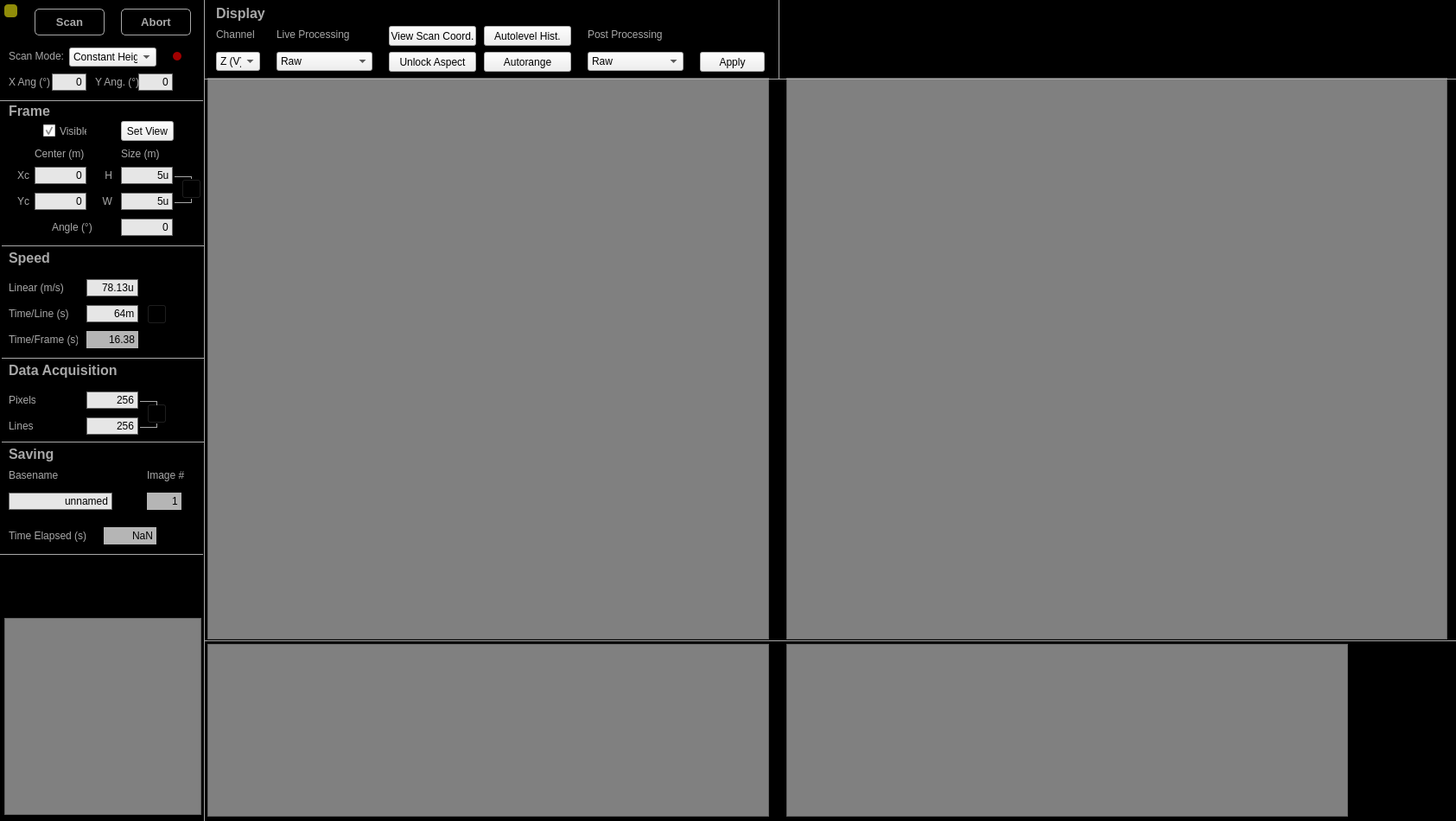
<?xml version="1.0" encoding="UTF-8"?>
<ui version="4.0">
 <class>MainWindow</class>
 <widget class="QMainWindow" name="MainWindow">
  <property name="geometry">
   <rect>
    <x>0</x>
    <y>0</y>
    <width>1685</width>
    <height>950</height>
   </rect>
  </property>
  <property name="sizePolicy">
   <sizepolicy hsizetype="Fixed" vsizetype="Fixed">
    <horstretch>0</horstretch>
    <verstretch>0</verstretch>
   </sizepolicy>
  </property>
  <property name="minimumSize">
   <size>
    <width>1685</width>
    <height>750</height>
   </size>
  </property>
  <property name="maximumSize">
   <size>
    <width>1685</width>
    <height>1000</height>
   </size>
  </property>
  <property name="windowTitle">
   <string>Scan Control</string>
  </property>
  <widget class="QWidget" name="centralwidget">
   <property name="sizePolicy">
    <sizepolicy hsizetype="Fixed" vsizetype="Fixed">
     <horstretch>0</horstretch>
     <verstretch>0</verstretch>
    </sizepolicy>
   </property>
   <property name="styleSheet">
    <string notr="true">#centralwidget{
background-color: rgb(0, 0, 0);
}

QLabel{
color:rgb(168,168,168)
}

QLineEdit{
border: 1px solid rgb(100,100,100);
background-color:rgb(230,230,230);
}
</string>
   </property>
   <widget class="QLabel" name="label_H">
    <property name="geometry">
     <rect>
      <x>110</x>
      <y>193</y>
      <width>20</width>
      <height>20</height>
     </rect>
    </property>
    <property name="styleSheet">
     <string notr="true">#label_H{
color: rgb(168, 168, 168)
}</string>
    </property>
    <property name="text">
     <string>H</string>
    </property>
    <property name="alignment">
     <set>Qt::AlignRight|Qt::AlignTrailing|Qt::AlignVCenter</set>
    </property>
   </widget>
   <widget class="Line" name="line_9">
    <property name="geometry">
     <rect>
      <x>162</x>
      <y>493</y>
      <width>20</width>
      <height>3</height>
     </rect>
    </property>
    <property name="styleSheet">
     <string notr="true">#line_9{
color:rgb(168, 168, 168)
}</string>
    </property>
    <property name="frameShadow">
     <enum>QFrame::Plain</enum>
    </property>
    <property name="orientation">
     <enum>Qt::Horizontal</enum>
    </property>
   </widget>
   <widget class="QLabel" name="label_Pixels">
    <property name="geometry">
     <rect>
      <x>10</x>
      <y>453</y>
      <width>31</width>
      <height>20</height>
     </rect>
    </property>
    <property name="styleSheet">
     <string notr="true">#label_Pixels{
color: rgb(168, 168, 168)
}</string>
    </property>
    <property name="text">
     <string>Pixels</string>
    </property>
   </widget>
   <widget class="Line" name="line_10">
    <property name="geometry">
     <rect>
      <x>162</x>
      <y>463</y>
      <width>20</width>
      <height>3</height>
     </rect>
    </property>
    <property name="styleSheet">
     <string notr="true">#line_10{
color:rgb(168, 168, 168)
}</string>
    </property>
    <property name="frameShadow">
     <enum>QFrame::Plain</enum>
    </property>
    <property name="orientation">
     <enum>Qt::Horizontal</enum>
    </property>
   </widget>
   <widget class="QPushButton" name="push_aspectLocked">
    <property name="geometry">
     <rect>
      <x>450</x>
      <y>60</y>
      <width>101</width>
      <height>23</height>
     </rect>
    </property>
    <property name="text">
     <string>Unlock Aspect</string>
    </property>
   </widget>
   <widget class="QPushButton" name="push_Servers">
    <property name="geometry">
     <rect>
      <x>5</x>
      <y>5</y>
      <width>15</width>
      <height>15</height>
     </rect>
    </property>
    <property name="toolTip">
     <string>Push to see server requirements. </string>
    </property>
    <property name="styleSheet">
     <string notr="true">#push_Servers{
background: rgb(144, 140, 9);
 border-radius: 4px;
}</string>
    </property>
    <property name="text">
     <string/>
    </property>
   </widget>
   <widget class="QLabel" name="label_FrameTime">
    <property name="geometry">
     <rect>
      <x>10</x>
      <y>383</y>
      <width>80</width>
      <height>20</height>
     </rect>
    </property>
    <property name="styleSheet">
     <string notr="true">#label_FrameTime{
color: rgb(168, 168, 168)
}</string>
    </property>
    <property name="text">
     <string>Time/Frame (s)</string>
    </property>
   </widget>
   <widget class="Line" name="line_11">
    <property name="geometry">
     <rect>
      <x>180</x>
      <y>489</y>
      <width>3</width>
      <height>5</height>
     </rect>
    </property>
    <property name="styleSheet">
     <string notr="true">#line_11{
color: rgb(168, 168, 168)
}</string>
    </property>
    <property name="frameShadow">
     <enum>QFrame::Plain</enum>
    </property>
    <property name="orientation">
     <enum>Qt::Vertical</enum>
    </property>
   </widget>
   <widget class="QPushButton" name="push_autoLevel">
    <property name="geometry">
     <rect>
      <x>560</x>
      <y>30</y>
      <width>101</width>
      <height>23</height>
     </rect>
    </property>
    <property name="text">
     <string>Autolevel Hist.</string>
    </property>
   </widget>
   <widget class="Line" name="line_4">
    <property name="geometry">
     <rect>
      <x>202</x>
      <y>233</y>
      <width>20</width>
      <height>3</height>
     </rect>
    </property>
    <property name="styleSheet">
     <string notr="true">#line_4{
color:rgb(168, 168, 168)
}</string>
    </property>
    <property name="frameShadow">
     <enum>QFrame::Plain</enum>
    </property>
    <property name="orientation">
     <enum>Qt::Horizontal</enum>
    </property>
   </widget>
   <widget class="Line" name="line_6">
    <property name="geometry">
     <rect>
      <x>220</x>
      <y>204</y>
      <width>3</width>
      <height>5</height>
     </rect>
    </property>
    <property name="styleSheet">
     <string notr="true">#line_6{
color: rgb(168, 168, 168)
}</string>
    </property>
    <property name="frameShadow">
     <enum>QFrame::Plain</enum>
    </property>
    <property name="orientation">
     <enum>Qt::Vertical</enum>
    </property>
   </widget>
   <widget class="QComboBox" name="comboBox_Channel">
    <property name="geometry">
     <rect>
      <x>250</x>
      <y>60</y>
      <width>51</width>
      <height>22</height>
     </rect>
    </property>
    <item>
     <property name="text">
      <string>Z (V)</string>
     </property>
    </item>
    <item>
     <property name="text">
      <string>B (T)</string>
     </property>
    </item>
   </widget>
   <widget class="QLabel" name="label_Speed">
    <property name="geometry">
     <rect>
      <x>10</x>
      <y>283</y>
      <width>52</width>
      <height>31</height>
     </rect>
    </property>
    <property name="font">
     <font>
      <pointsize>12</pointsize>
      <weight>75</weight>
      <bold>true</bold>
     </font>
    </property>
    <property name="styleSheet">
     <string notr="true">#label_Speed{
color: rgb(168, 168, 168)
}</string>
    </property>
    <property name="text">
     <string>Speed</string>
    </property>
   </widget>
   <widget class="QLabel" name="label_Center">
    <property name="geometry">
     <rect>
      <x>40</x>
      <y>168</y>
      <width>70</width>
      <height>20</height>
     </rect>
    </property>
    <property name="styleSheet">
     <string notr="true">#label_Center{
color: rgb(168, 168, 168);
qproperty-alignment: 'AlignVCenter | AlignCenter';
}</string>
    </property>
    <property name="text">
     <string>Center (m)</string>
    </property>
   </widget>
   <widget class="Line" name="line_5">
    <property name="geometry">
     <rect>
      <x>202</x>
      <y>203</y>
      <width>20</width>
      <height>3</height>
     </rect>
    </property>
    <property name="styleSheet">
     <string notr="true">#line_5{
color:rgb(168, 168, 168)
}</string>
    </property>
    <property name="frameShadow">
     <enum>QFrame::Plain</enum>
    </property>
    <property name="orientation">
     <enum>Qt::Horizontal</enum>
    </property>
   </widget>
   <widget class="QLabel" name="label_Yc">
    <property name="geometry">
     <rect>
      <x>20</x>
      <y>223</y>
      <width>16</width>
      <height>20</height>
     </rect>
    </property>
    <property name="styleSheet">
     <string notr="true">#label_Yc{
color: rgb(168, 168, 168)
}</string>
    </property>
    <property name="text">
     <string>Yc</string>
    </property>
   </widget>
   <widget class="QPushButton" name="push_DataLock">
    <property name="geometry">
     <rect>
      <x>170</x>
      <y>467</y>
      <width>23</width>
      <height>23</height>
     </rect>
    </property>
    <property name="styleSheet">
     <string notr="true">#push_DataLock{
image:url(:/nSOTScanner/Pictures/lock.png);
background: black;
}
</string>
    </property>
    <property name="text">
     <string/>
    </property>
   </widget>
   <widget class="QComboBox" name="comboBox_Processing">
    <property name="geometry">
     <rect>
      <x>320</x>
      <y>60</y>
      <width>111</width>
      <height>22</height>
     </rect>
    </property>
    <item>
     <property name="text">
      <string>Raw</string>
     </property>
    </item>
    <item>
     <property name="text">
      <string>Subtract Average</string>
     </property>
    </item>
    <item>
     <property name="text">
      <string>Subtract Linear Fit</string>
     </property>
    </item>
    <item>
     <property name="text">
      <string>Subtract Parabolic Fit</string>
     </property>
    </item>
   </widget>
   <widget class="QLineEdit" name="lineEdit_Xc">
    <property name="geometry">
     <rect>
      <x>40</x>
      <y>193</y>
      <width>60</width>
      <height>20</height>
     </rect>
    </property>
    <property name="styleSheet">
     <string notr="true"/>
    </property>
    <property name="text">
     <string>0</string>
    </property>
    <property name="alignment">
     <set>Qt::AlignRight|Qt::AlignTrailing|Qt::AlignVCenter</set>
    </property>
   </widget>
   <widget class="QLineEdit" name="lineEdit_Lines">
    <property name="geometry">
     <rect>
      <x>100</x>
      <y>483</y>
      <width>60</width>
      <height>20</height>
     </rect>
    </property>
    <property name="styleSheet">
     <string notr="true"/>
    </property>
    <property name="text">
     <string>256</string>
    </property>
    <property name="alignment">
     <set>Qt::AlignRight|Qt::AlignTrailing|Qt::AlignVCenter</set>
    </property>
   </widget>
   <widget class="QFrame" name="MiniPlotArea">
    <property name="geometry">
     <rect>
      <x>5</x>
      <y>715</y>
      <width>228</width>
      <height>228</height>
     </rect>
    </property>
    <property name="styleSheet">
     <string notr="true">#MiniPlotArea{
background:grey
}</string>
    </property>
    <property name="frameShape">
     <enum>QFrame::StyledPanel</enum>
    </property>
    <property name="frameShadow">
     <enum>QFrame::Raised</enum>
    </property>
   </widget>
   <widget class="QLabel" name="label_DAQ">
    <property name="geometry">
     <rect>
      <x>10</x>
      <y>413</y>
      <width>141</width>
      <height>31</height>
     </rect>
    </property>
    <property name="font">
     <font>
      <pointsize>12</pointsize>
      <weight>75</weight>
      <bold>true</bold>
     </font>
    </property>
    <property name="styleSheet">
     <string notr="true">#label_DAQ{
color: rgb(168, 168, 168)
}</string>
    </property>
    <property name="text">
     <string>Data Acquisition</string>
    </property>
   </widget>
   <widget class="QCheckBox" name="checkBox">
    <property name="geometry">
     <rect>
      <x>50</x>
      <y>140</y>
      <width>51</width>
      <height>23</height>
     </rect>
    </property>
    <property name="styleSheet">
     <string notr="true">#checkBox{
color: rgb(168,168,168);
}</string>
    </property>
    <property name="text">
     <string>Visible</string>
    </property>
    <property name="checked">
     <bool>true</bool>
    </property>
   </widget>
   <widget class="QLabel" name="label_Processing">
    <property name="geometry">
     <rect>
      <x>320</x>
      <y>30</y>
      <width>111</width>
      <height>20</height>
     </rect>
    </property>
    <property name="styleSheet">
     <string notr="true">#label_Processing{
color: rgb(168, 168, 168);
qproperty-alignment: 'AlignVCenter | AlignCenter';
}</string>
    </property>
    <property name="text">
     <string>Live Processing</string>
    </property>
   </widget>
   <widget class="QPushButton" name="push_scanCoordinates">
    <property name="geometry">
     <rect>
      <x>450</x>
      <y>30</y>
      <width>101</width>
      <height>23</height>
     </rect>
    </property>
    <property name="text">
     <string>View Scan Coord.</string>
    </property>
   </widget>
   <widget class="QLineEdit" name="lineEdit_Linear">
    <property name="geometry">
     <rect>
      <x>100</x>
      <y>323</y>
      <width>60</width>
      <height>20</height>
     </rect>
    </property>
    <property name="styleSheet">
     <string notr="true"/>
    </property>
    <property name="text">
     <string>78.13u</string>
    </property>
    <property name="alignment">
     <set>Qt::AlignRight|Qt::AlignTrailing|Qt::AlignVCenter</set>
    </property>
   </widget>
   <widget class="Line" name="line_13">
    <property name="geometry">
     <rect>
      <x>2</x>
      <y>510</y>
      <width>235</width>
      <height>3</height>
     </rect>
    </property>
    <property name="styleSheet">
     <string notr="true">#line_13{
color:rgb(168, 168, 168)
}</string>
    </property>
    <property name="frameShadow">
     <enum>QFrame::Plain</enum>
    </property>
    <property name="orientation">
     <enum>Qt::Horizontal</enum>
    </property>
   </widget>
   <widget class="QLabel" name="label_Linear">
    <property name="geometry">
     <rect>
      <x>10</x>
      <y>323</y>
      <width>80</width>
      <height>20</height>
     </rect>
    </property>
    <property name="styleSheet">
     <string notr="true">#label_Linear{
color: rgb(168, 168, 168)
}</string>
    </property>
    <property name="text">
     <string>Linear (m/s)</string>
    </property>
   </widget>
   <widget class="QPushButton" name="push_autoRange">
    <property name="geometry">
     <rect>
      <x>560</x>
      <y>60</y>
      <width>101</width>
      <height>23</height>
     </rect>
    </property>
    <property name="text">
     <string>Autorange</string>
    </property>
   </widget>
   <widget class="QLineEdit" name="lineEdit_LineTime">
    <property name="geometry">
     <rect>
      <x>100</x>
      <y>353</y>
      <width>60</width>
      <height>20</height>
     </rect>
    </property>
    <property name="styleSheet">
     <string notr="true"/>
    </property>
    <property name="text">
     <string>64m</string>
    </property>
    <property name="alignment">
     <set>Qt::AlignRight|Qt::AlignTrailing|Qt::AlignVCenter</set>
    </property>
   </widget>
   <widget class="Line" name="line_3">
    <property name="geometry">
     <rect>
      <x>2</x>
      <y>283</y>
      <width>235</width>
      <height>3</height>
     </rect>
    </property>
    <property name="styleSheet">
     <string notr="true">#line_3{
color:rgb(168, 168, 168)
}</string>
    </property>
    <property name="frameShadow">
     <enum>QFrame::Plain</enum>
    </property>
    <property name="orientation">
     <enum>Qt::Horizontal</enum>
    </property>
   </widget>
   <widget class="QLabel" name="label_Channel">
    <property name="geometry">
     <rect>
      <x>250</x>
      <y>30</y>
      <width>51</width>
      <height>20</height>
     </rect>
    </property>
    <property name="styleSheet">
     <string notr="true">#label_Channel{
color: rgb(168, 168, 168);
qproperty-alignment: 'AlignVCenter | AlignCenter';
}</string>
    </property>
    <property name="text">
     <string>Channel</string>
    </property>
   </widget>
   <widget class="QLabel" name="label_Angle">
    <property name="geometry">
     <rect>
      <x>60</x>
      <y>253</y>
      <width>70</width>
      <height>20</height>
     </rect>
    </property>
    <property name="styleSheet">
     <string notr="true">#label_Angle{
color: rgb(168, 168, 168);
qproperty-alignment: 'AlignVCenter | AlignCenter';
}</string>
    </property>
    <property name="text">
     <string>Angle (°)</string>
    </property>
   </widget>
   <widget class="QLabel" name="label_Display">
    <property name="geometry">
     <rect>
      <x>250</x>
      <y>0</y>
      <width>81</width>
      <height>31</height>
     </rect>
    </property>
    <property name="font">
     <font>
      <pointsize>12</pointsize>
      <weight>75</weight>
      <bold>true</bold>
     </font>
    </property>
    <property name="styleSheet">
     <string notr="true">#label_Display{
color: rgb(168, 168, 168)
}</string>
    </property>
    <property name="text">
     <string>Display</string>
    </property>
   </widget>
   <widget class="QPushButton" name="push_SpeedLock">
    <property name="geometry">
     <rect>
      <x>170</x>
      <y>352</y>
      <width>23</width>
      <height>23</height>
     </rect>
    </property>
    <property name="styleSheet">
     <string notr="true">#push_SpeedLock{
image:url(:/nSOTScanner/Pictures/lock.png);
background: black;
}
</string>
    </property>
    <property name="text">
     <string/>
    </property>
   </widget>
   <widget class="QLineEdit" name="lineEdit_H">
    <property name="geometry">
     <rect>
      <x>140</x>
      <y>193</y>
      <width>60</width>
      <height>20</height>
     </rect>
    </property>
    <property name="text">
     <string>5u</string>
    </property>
    <property name="alignment">
     <set>Qt::AlignRight|Qt::AlignTrailing|Qt::AlignVCenter</set>
    </property>
   </widget>
   <widget class="QLabel" name="label_Xc">
    <property name="geometry">
     <rect>
      <x>20</x>
      <y>193</y>
      <width>16</width>
      <height>20</height>
     </rect>
    </property>
    <property name="styleSheet">
     <string notr="true">#label_Xc{
color: rgb(168, 168, 168)
}</string>
    </property>
    <property name="text">
     <string>Xc</string>
    </property>
   </widget>
   <widget class="QPushButton" name="push_Scan">
    <property name="geometry">
     <rect>
      <x>40</x>
      <y>10</y>
      <width>81</width>
      <height>31</height>
     </rect>
    </property>
    <property name="font">
     <font>
      <pointsize>10</pointsize>
      <weight>75</weight>
      <bold>true</bold>
     </font>
    </property>
    <property name="styleSheet">
     <string notr="true">QPushButton:pressed#push_Scan{
color: rgb(168,168,168);
background-color:rgb(95,107,166);
border: 1px solid rgb(168,168,168);
border-radius: 5px
}

QPushButton#push_Scan{
color: rgb(168,168,168);
background-color:rgb(0,0,0);
border: 1px solid rgb(168,168,168);
border-radius: 5px
}</string>
    </property>
    <property name="text">
     <string>Scan</string>
    </property>
   </widget>
   <widget class="QLabel" name="label_W">
    <property name="geometry">
     <rect>
      <x>110</x>
      <y>223</y>
      <width>20</width>
      <height>20</height>
     </rect>
    </property>
    <property name="styleSheet">
     <string notr="true">#label_W{
color: rgb(168, 168, 168)
}</string>
    </property>
    <property name="text">
     <string>W</string>
    </property>
    <property name="alignment">
     <set>Qt::AlignRight|Qt::AlignTrailing|Qt::AlignVCenter</set>
    </property>
   </widget>
   <widget class="Line" name="line_7">
    <property name="geometry">
     <rect>
      <x>220</x>
      <y>229</y>
      <width>3</width>
      <height>5</height>
     </rect>
    </property>
    <property name="styleSheet">
     <string notr="true">#line_7{
color: rgb(168, 168, 168)
}</string>
    </property>
    <property name="frameShadow">
     <enum>QFrame::Plain</enum>
    </property>
    <property name="orientation">
     <enum>Qt::Vertical</enum>
    </property>
   </widget>
   <widget class="Line" name="line_8">
    <property name="geometry">
     <rect>
      <x>2</x>
      <y>413</y>
      <width>235</width>
      <height>3</height>
     </rect>
    </property>
    <property name="styleSheet">
     <string notr="true">#line_8{
color:rgb(168, 168, 168)
}</string>
    </property>
    <property name="frameShadow">
     <enum>QFrame::Plain</enum>
    </property>
    <property name="orientation">
     <enum>Qt::Horizontal</enum>
    </property>
   </widget>
   <widget class="QLineEdit" name="lineEdit_W">
    <property name="geometry">
     <rect>
      <x>140</x>
      <y>223</y>
      <width>60</width>
      <height>20</height>
     </rect>
    </property>
    <property name="text">
     <string>5u</string>
    </property>
    <property name="alignment">
     <set>Qt::AlignRight|Qt::AlignTrailing|Qt::AlignVCenter</set>
    </property>
   </widget>
   <widget class="QLineEdit" name="lineEdit_Pixels">
    <property name="geometry">
     <rect>
      <x>100</x>
      <y>453</y>
      <width>60</width>
      <height>20</height>
     </rect>
    </property>
    <property name="styleSheet">
     <string notr="true"/>
    </property>
    <property name="text">
     <string>256</string>
    </property>
    <property name="alignment">
     <set>Qt::AlignRight|Qt::AlignTrailing|Qt::AlignVCenter</set>
    </property>
   </widget>
   <widget class="QLineEdit" name="lineEdit_Angle">
    <property name="geometry">
     <rect>
      <x>140</x>
      <y>253</y>
      <width>60</width>
      <height>20</height>
     </rect>
    </property>
    <property name="text">
     <string>0</string>
    </property>
    <property name="alignment">
     <set>Qt::AlignRight|Qt::AlignTrailing|Qt::AlignVCenter</set>
    </property>
   </widget>
   <widget class="QLineEdit" name="lineEdit_FrameTime">
    <property name="geometry">
     <rect>
      <x>100</x>
      <y>383</y>
      <width>60</width>
      <height>20</height>
     </rect>
    </property>
    <property name="styleSheet">
     <string notr="true">#lineEdit_FrameTime{
background: rgb(181, 181, 181);
border: grey;
}</string>
    </property>
    <property name="text">
     <string>16.38</string>
    </property>
    <property name="alignment">
     <set>Qt::AlignRight|Qt::AlignTrailing|Qt::AlignVCenter</set>
    </property>
    <property name="readOnly">
     <bool>true</bool>
    </property>
   </widget>
   <widget class="Line" name="line_14">
    <property name="geometry">
     <rect>
      <x>236</x>
      <y>90</y>
      <width>1450</width>
      <height>3</height>
     </rect>
    </property>
    <property name="styleSheet">
     <string notr="true">#line_14{
color:rgb(168, 168, 168)
}</string>
    </property>
    <property name="frameShadow">
     <enum>QFrame::Plain</enum>
    </property>
    <property name="orientation">
     <enum>Qt::Horizontal</enum>
    </property>
   </widget>
   <widget class="QFrame" name="PlotArea">
    <property name="geometry">
     <rect>
      <x>240</x>
      <y>90</y>
      <width>650</width>
      <height>650</height>
     </rect>
    </property>
    <property name="styleSheet">
     <string notr="true">#PlotArea{
background:grey
}</string>
    </property>
    <property name="frameShape">
     <enum>QFrame::StyledPanel</enum>
    </property>
    <property name="frameShadow">
     <enum>QFrame::Raised</enum>
    </property>
   </widget>
   <widget class="Line" name="line_2">
    <property name="geometry">
     <rect>
      <x>235</x>
      <y>0</y>
      <width>3</width>
      <height>950</height>
     </rect>
    </property>
    <property name="styleSheet">
     <string notr="true">#line_2{
color: rgb(168, 168, 168)
}</string>
    </property>
    <property name="frameShadow">
     <enum>QFrame::Plain</enum>
    </property>
    <property name="orientation">
     <enum>Qt::Vertical</enum>
    </property>
   </widget>
   <widget class="QLabel" name="label_LineTime">
    <property name="geometry">
     <rect>
      <x>10</x>
      <y>353</y>
      <width>80</width>
      <height>20</height>
     </rect>
    </property>
    <property name="styleSheet">
     <string notr="true">#label_LineTime{
color: rgb(168, 168, 168)
}</string>
    </property>
    <property name="text">
     <string>Time/Line (s)</string>
    </property>
   </widget>
   <widget class="QLabel" name="label_Size">
    <property name="geometry">
     <rect>
      <x>140</x>
      <y>168</y>
      <width>70</width>
      <height>20</height>
     </rect>
    </property>
    <property name="styleSheet">
     <string notr="true">#label_Size{
color: rgb(168, 168, 168);
qproperty-alignment: 'AlignVCenter | AlignCenter';
}</string>
    </property>
    <property name="text">
     <string>Size (m)</string>
    </property>
   </widget>
   <widget class="QPushButton" name="push_FrameLock">
    <property name="geometry">
     <rect>
      <x>210</x>
      <y>207</y>
      <width>23</width>
      <height>23</height>
     </rect>
    </property>
    <property name="styleSheet">
     <string notr="true">#push_FrameLock{
image:url(:/nSOTScanner/Pictures/lock.png);
background: black;
}
</string>
    </property>
    <property name="text">
     <string/>
    </property>
   </widget>
   <widget class="QLineEdit" name="lineEdit_Yc">
    <property name="geometry">
     <rect>
      <x>40</x>
      <y>223</y>
      <width>60</width>
      <height>20</height>
     </rect>
    </property>
    <property name="text">
     <string>0</string>
    </property>
    <property name="alignment">
     <set>Qt::AlignRight|Qt::AlignTrailing|Qt::AlignVCenter</set>
    </property>
   </widget>
   <widget class="Line" name="line_12">
    <property name="geometry">
     <rect>
      <x>180</x>
      <y>464</y>
      <width>3</width>
      <height>5</height>
     </rect>
    </property>
    <property name="styleSheet">
     <string notr="true">#line_12{
color: rgb(168, 168, 168)
}</string>
    </property>
    <property name="frameShadow">
     <enum>QFrame::Plain</enum>
    </property>
    <property name="orientation">
     <enum>Qt::Vertical</enum>
    </property>
   </widget>
   <widget class="QLabel" name="label_Lines">
    <property name="geometry">
     <rect>
      <x>10</x>
      <y>483</y>
      <width>31</width>
      <height>20</height>
     </rect>
    </property>
    <property name="styleSheet">
     <string notr="true">#label_Lines{
color: rgb(168, 168, 168)
}</string>
    </property>
    <property name="text">
     <string>Lines</string>
    </property>
   </widget>
   <widget class="QLabel" name="label_Frame">
    <property name="geometry">
     <rect>
      <x>10</x>
      <y>113</y>
      <width>52</width>
      <height>31</height>
     </rect>
    </property>
    <property name="font">
     <font>
      <pointsize>12</pointsize>
      <weight>75</weight>
      <bold>true</bold>
     </font>
    </property>
    <property name="styleSheet">
     <string notr="true">#label_Frame{
color: rgb(168, 168, 168)
}</string>
    </property>
    <property name="text">
     <string>Frame</string>
    </property>
   </widget>
   <widget class="QFrame" name="PlotArea_2">
    <property name="geometry">
     <rect>
      <x>910</x>
      <y>90</y>
      <width>765</width>
      <height>650</height>
     </rect>
    </property>
    <property name="styleSheet">
     <string notr="true">#PlotArea_2{
background:grey
}</string>
    </property>
    <property name="frameShape">
     <enum>QFrame::StyledPanel</enum>
    </property>
    <property name="frameShadow">
     <enum>QFrame::Raised</enum>
    </property>
   </widget>
   <widget class="QPushButton" name="push_Abort">
    <property name="geometry">
     <rect>
      <x>140</x>
      <y>10</y>
      <width>81</width>
      <height>31</height>
     </rect>
    </property>
    <property name="font">
     <font>
      <pointsize>10</pointsize>
      <weight>75</weight>
      <bold>true</bold>
     </font>
    </property>
    <property name="styleSheet">
     <string notr="true">QPushButton:pressed#push_Abort{
color: rgb(168,168,168);
background-color:rgb(95,107,166);
border: 1px solid rgb(168,168,168);
border-radius: 5px
}

QPushButton#push_Abort{
color: rgb(168,168,168);
background-color:rgb(0,0,0);
border: 1px solid rgb(168,168,168);
border-radius: 5px
}</string>
    </property>
    <property name="text">
     <string>Abort</string>
    </property>
   </widget>
   <widget class="QComboBox" name="comboBox_PostProcessing">
    <property name="geometry">
     <rect>
      <x>680</x>
      <y>60</y>
      <width>111</width>
      <height>22</height>
     </rect>
    </property>
    <item>
     <property name="text">
      <string>Raw</string>
     </property>
    </item>
    <item>
     <property name="text">
      <string>Subtract Image Average</string>
     </property>
    </item>
    <item>
     <property name="text">
      <string>Subtract Line Average</string>
     </property>
    </item>
    <item>
     <property name="text">
      <string>Subtract Image Plane</string>
     </property>
    </item>
    <item>
     <property name="text">
      <string>Subtract Line Linear</string>
     </property>
    </item>
    <item>
     <property name="text">
      <string>Subtract Image Quadratic</string>
     </property>
    </item>
    <item>
     <property name="text">
      <string>Subtract Line Quadratic</string>
     </property>
    </item>
   </widget>
   <widget class="QLabel" name="label_Processing_2">
    <property name="geometry">
     <rect>
      <x>680</x>
      <y>30</y>
      <width>111</width>
      <height>20</height>
     </rect>
    </property>
    <property name="styleSheet">
     <string notr="true">#label_Processing_2{
color: rgb(168, 168, 168);
qproperty-alignment: 'AlignVCenter | AlignCenter';
}</string>
    </property>
    <property name="text">
     <string>Post Processing</string>
    </property>
   </widget>
   <widget class="QPushButton" name="push_apply2DFit">
    <property name="geometry">
     <rect>
      <x>810</x>
      <y>60</y>
      <width>75</width>
      <height>23</height>
     </rect>
    </property>
    <property name="text">
     <string>Apply</string>
    </property>
   </widget>
   <widget class="Line" name="line_15">
    <property name="geometry">
     <rect>
      <x>900</x>
      <y>0</y>
      <width>3</width>
      <height>91</height>
     </rect>
    </property>
    <property name="styleSheet">
     <string notr="true">#line_15{
color: rgb(168, 168, 168)
}</string>
    </property>
    <property name="frameShadow">
     <enum>QFrame::Plain</enum>
    </property>
    <property name="orientation">
     <enum>Qt::Vertical</enum>
    </property>
   </widget>
   <widget class="QPushButton" name="push_setView">
    <property name="geometry">
     <rect>
      <x>140</x>
      <y>140</y>
      <width>61</width>
      <height>23</height>
     </rect>
    </property>
    <property name="toolTip">
     <string>&lt;html&gt;&lt;head/&gt;&lt;body&gt;&lt;p&gt;Sets everything visible on the trace and retrace plots to be the current scan range. &lt;/p&gt;&lt;/body&gt;&lt;/html&gt;</string>
    </property>
    <property name="text">
     <string>Set View</string>
    </property>
   </widget>
   <widget class="QLabel" name="label_scanMode">
    <property name="geometry">
     <rect>
      <x>10</x>
      <y>55</y>
      <width>70</width>
      <height>20</height>
     </rect>
    </property>
    <property name="styleSheet">
     <string notr="true">#label_ScanMode{
color: rgb(168, 168, 168);
qproperty-alignment: 'AlignVCenter | AlignCenter';
}</string>
    </property>
    <property name="text">
     <string>Scan Mode:</string>
    </property>
   </widget>
   <widget class="QComboBox" name="comboBox_scanMode">
    <property name="geometry">
     <rect>
      <x>80</x>
      <y>55</y>
      <width>101</width>
      <height>22</height>
     </rect>
    </property>
    <item>
     <property name="text">
      <string>Constant Height</string>
     </property>
    </item>
    <item>
     <property name="text">
      <string>Feedback</string>
     </property>
    </item>
   </widget>
   <widget class="QPushButton" name="push_scanModeSet">
    <property name="enabled">
     <bool>true</bool>
    </property>
    <property name="geometry">
     <rect>
      <x>200</x>
      <y>60</y>
      <width>10</width>
      <height>10</height>
     </rect>
    </property>
    <property name="toolTip">
     <string>Red until frequency working point is sent from tuning fork characterization module. </string>
    </property>
    <property name="styleSheet">
     <string notr="true">#push_scanModeSet{
background: rgb(161, 0, 0);
 border-radius: 5px;
}</string>
    </property>
    <property name="text">
     <string/>
    </property>
   </widget>
   <widget class="QLineEdit" name="lineEdit_XTilt">
    <property name="geometry">
     <rect>
      <x>60</x>
      <y>85</y>
      <width>40</width>
      <height>20</height>
     </rect>
    </property>
    <property name="styleSheet">
     <string notr="true"/>
    </property>
    <property name="text">
     <string>0</string>
    </property>
    <property name="alignment">
     <set>Qt::AlignRight|Qt::AlignTrailing|Qt::AlignVCenter</set>
    </property>
   </widget>
   <widget class="QLineEdit" name="lineEdit_YTilt">
    <property name="geometry">
     <rect>
      <x>160</x>
      <y>85</y>
      <width>40</width>
      <height>20</height>
     </rect>
    </property>
    <property name="text">
     <string>0</string>
    </property>
    <property name="alignment">
     <set>Qt::AlignRight|Qt::AlignTrailing|Qt::AlignVCenter</set>
    </property>
   </widget>
   <widget class="Line" name="line_16">
    <property name="geometry">
     <rect>
      <x>0</x>
      <y>115</y>
      <width>235</width>
      <height>3</height>
     </rect>
    </property>
    <property name="styleSheet">
     <string notr="true">#line_16{
color:rgb(168, 168, 168)
}</string>
    </property>
    <property name="frameShadow">
     <enum>QFrame::Plain</enum>
    </property>
    <property name="orientation">
     <enum>Qt::Horizontal</enum>
    </property>
   </widget>
   <widget class="QLabel" name="label_xAngle">
    <property name="geometry">
     <rect>
      <x>10</x>
      <y>85</y>
      <width>70</width>
      <height>20</height>
     </rect>
    </property>
    <property name="styleSheet">
     <string notr="true">#label_Angle{
color: rgb(168, 168, 168);
qproperty-alignment: 'AlignVCenter | AlignCenter';
}</string>
    </property>
    <property name="text">
     <string>X Ang (°)</string>
    </property>
   </widget>
   <widget class="QLabel" name="label_yAngle">
    <property name="geometry">
     <rect>
      <x>110</x>
      <y>85</y>
      <width>70</width>
      <height>20</height>
     </rect>
    </property>
    <property name="styleSheet">
     <string notr="true">#label_Angle{
color: rgb(168, 168, 168);
qproperty-alignment: 'AlignVCenter | AlignCenter';
}</string>
    </property>
    <property name="text">
     <string>Y Ang. (°)</string>
    </property>
   </widget>
   <widget class="QFrame" name="PlotArea_3">
    <property name="geometry">
     <rect>
      <x>240</x>
      <y>745</y>
      <width>650</width>
      <height>200</height>
     </rect>
    </property>
    <property name="styleSheet">
     <string notr="true">#PlotArea_3{
background:grey
}</string>
    </property>
    <property name="frameShape">
     <enum>QFrame::StyledPanel</enum>
    </property>
    <property name="frameShadow">
     <enum>QFrame::Raised</enum>
    </property>
   </widget>
   <widget class="QFrame" name="PlotArea_4">
    <property name="geometry">
     <rect>
      <x>910</x>
      <y>745</y>
      <width>650</width>
      <height>200</height>
     </rect>
    </property>
    <property name="styleSheet">
     <string notr="true">#PlotArea_4{
background:grey
}</string>
    </property>
    <property name="frameShape">
     <enum>QFrame::StyledPanel</enum>
    </property>
    <property name="frameShadow">
     <enum>QFrame::Raised</enum>
    </property>
   </widget>
   <widget class="Line" name="line_17">
    <property name="geometry">
     <rect>
      <x>236</x>
      <y>740</y>
      <width>1450</width>
      <height>3</height>
     </rect>
    </property>
    <property name="styleSheet">
     <string notr="true">#line_17{
color:rgb(168, 168, 168)
}</string>
    </property>
    <property name="frameShadow">
     <enum>QFrame::Plain</enum>
    </property>
    <property name="orientation">
     <enum>Qt::Horizontal</enum>
    </property>
   </widget>
   <widget class="QLabel" name="label_ImageNum">
    <property name="geometry">
     <rect>
      <x>170</x>
      <y>540</y>
      <width>51</width>
      <height>20</height>
     </rect>
    </property>
    <property name="styleSheet">
     <string notr="true">#label_ImageNum{
color: rgb(168, 168, 168)
}</string>
    </property>
    <property name="text">
     <string>Image #</string>
    </property>
   </widget>
   <widget class="QLineEdit" name="lineEdit_FileName">
    <property name="geometry">
     <rect>
      <x>10</x>
      <y>570</y>
      <width>120</width>
      <height>20</height>
     </rect>
    </property>
    <property name="styleSheet">
     <string notr="true"/>
    </property>
    <property name="text">
     <string>unnamed</string>
    </property>
    <property name="alignment">
     <set>Qt::AlignRight|Qt::AlignTrailing|Qt::AlignVCenter</set>
    </property>
   </widget>
   <widget class="QLabel" name="label_Saving">
    <property name="geometry">
     <rect>
      <x>10</x>
      <y>510</y>
      <width>141</width>
      <height>31</height>
     </rect>
    </property>
    <property name="font">
     <font>
      <pointsize>12</pointsize>
      <weight>75</weight>
      <bold>true</bold>
     </font>
    </property>
    <property name="styleSheet">
     <string notr="true">#label_Saving{
color: rgb(168, 168, 168)
}</string>
    </property>
    <property name="text">
     <string>Saving</string>
    </property>
   </widget>
   <widget class="QLabel" name="label_Basename">
    <property name="geometry">
     <rect>
      <x>10</x>
      <y>540</y>
      <width>61</width>
      <height>20</height>
     </rect>
    </property>
    <property name="styleSheet">
     <string notr="true">#label_Basename{
color: rgb(168, 168, 168)
}</string>
    </property>
    <property name="text">
     <string>Basename</string>
    </property>
   </widget>
   <widget class="QLineEdit" name="lineEdit_ImageNum">
    <property name="geometry">
     <rect>
      <x>170</x>
      <y>570</y>
      <width>40</width>
      <height>20</height>
     </rect>
    </property>
    <property name="styleSheet">
     <string notr="true">#lineEdit_ImageNum{
background: rgb(181, 181, 181);
border: grey;
}</string>
    </property>
    <property name="text">
     <string>1</string>
    </property>
    <property name="alignment">
     <set>Qt::AlignRight|Qt::AlignTrailing|Qt::AlignVCenter</set>
    </property>
    <property name="readOnly">
     <bool>true</bool>
    </property>
   </widget>
   <widget class="QLineEdit" name="lineEdit_TimeElapsed">
    <property name="geometry">
     <rect>
      <x>120</x>
      <y>610</y>
      <width>61</width>
      <height>20</height>
     </rect>
    </property>
    <property name="styleSheet">
     <string notr="true">#lineEdit_TimeElapsed{
background: rgb(181, 181, 181);
border: grey;
}</string>
    </property>
    <property name="text">
     <string>NaN</string>
    </property>
    <property name="alignment">
     <set>Qt::AlignRight|Qt::AlignTrailing|Qt::AlignVCenter</set>
    </property>
    <property name="readOnly">
     <bool>true</bool>
    </property>
   </widget>
   <widget class="QLabel" name="label_TimeElapsed">
    <property name="geometry">
     <rect>
      <x>10</x>
      <y>610</y>
      <width>91</width>
      <height>20</height>
     </rect>
    </property>
    <property name="styleSheet">
     <string notr="true">#label_Basename{
color: rgb(168, 168, 168)
}</string>
    </property>
    <property name="text">
     <string>Time Elapsed (s)</string>
    </property>
   </widget>
   <widget class="Line" name="line_18">
    <property name="geometry">
     <rect>
      <x>0</x>
      <y>640</y>
      <width>235</width>
      <height>3</height>
     </rect>
    </property>
    <property name="styleSheet">
     <string notr="true">#line_18{
color:rgb(168, 168, 168)
}</string>
    </property>
    <property name="frameShadow">
     <enum>QFrame::Plain</enum>
    </property>
    <property name="orientation">
     <enum>Qt::Horizontal</enum>
    </property>
   </widget>
   <zorder>PlotArea_2</zorder>
   <zorder>PlotArea</zorder>
   <zorder>label_H</zorder>
   <zorder>line_9</zorder>
   <zorder>label_Pixels</zorder>
   <zorder>line_10</zorder>
   <zorder>push_aspectLocked</zorder>
   <zorder>push_Servers</zorder>
   <zorder>label_FrameTime</zorder>
   <zorder>line_11</zorder>
   <zorder>push_autoLevel</zorder>
   <zorder>line_4</zorder>
   <zorder>line_6</zorder>
   <zorder>comboBox_Channel</zorder>
   <zorder>label_Speed</zorder>
   <zorder>label_Center</zorder>
   <zorder>line_5</zorder>
   <zorder>label_Yc</zorder>
   <zorder>push_DataLock</zorder>
   <zorder>comboBox_Processing</zorder>
   <zorder>lineEdit_Xc</zorder>
   <zorder>lineEdit_Lines</zorder>
   <zorder>MiniPlotArea</zorder>
   <zorder>label_DAQ</zorder>
   <zorder>checkBox</zorder>
   <zorder>label_Processing</zorder>
   <zorder>push_scanCoordinates</zorder>
   <zorder>lineEdit_Linear</zorder>
   <zorder>line_13</zorder>
   <zorder>label_Linear</zorder>
   <zorder>push_autoRange</zorder>
   <zorder>lineEdit_LineTime</zorder>
   <zorder>line_3</zorder>
   <zorder>label_Channel</zorder>
   <zorder>label_Angle</zorder>
   <zorder>label_Display</zorder>
   <zorder>push_SpeedLock</zorder>
   <zorder>lineEdit_H</zorder>
   <zorder>label_Xc</zorder>
   <zorder>push_Scan</zorder>
   <zorder>label_W</zorder>
   <zorder>line_7</zorder>
   <zorder>line_8</zorder>
   <zorder>lineEdit_W</zorder>
   <zorder>lineEdit_Pixels</zorder>
   <zorder>lineEdit_Angle</zorder>
   <zorder>lineEdit_FrameTime</zorder>
   <zorder>line_14</zorder>
   <zorder>line_2</zorder>
   <zorder>label_LineTime</zorder>
   <zorder>label_Size</zorder>
   <zorder>push_FrameLock</zorder>
   <zorder>lineEdit_Yc</zorder>
   <zorder>line_12</zorder>
   <zorder>label_Lines</zorder>
   <zorder>label_Frame</zorder>
   <zorder>push_Abort</zorder>
   <zorder>comboBox_PostProcessing</zorder>
   <zorder>label_Processing_2</zorder>
   <zorder>push_apply2DFit</zorder>
   <zorder>line_15</zorder>
   <zorder>push_setView</zorder>
   <zorder>label_scanMode</zorder>
   <zorder>comboBox_scanMode</zorder>
   <zorder>push_scanModeSet</zorder>
   <zorder>lineEdit_XTilt</zorder>
   <zorder>lineEdit_YTilt</zorder>
   <zorder>line_16</zorder>
   <zorder>label_xAngle</zorder>
   <zorder>label_yAngle</zorder>
   <zorder>PlotArea_3</zorder>
   <zorder>PlotArea_4</zorder>
   <zorder>line_17</zorder>
   <zorder>label_ImageNum</zorder>
   <zorder>lineEdit_FileName</zorder>
   <zorder>label_Saving</zorder>
   <zorder>label_Basename</zorder>
   <zorder>lineEdit_ImageNum</zorder>
   <zorder>lineEdit_TimeElapsed</zorder>
   <zorder>label_TimeElapsed</zorder>
   <zorder>line_18</zorder>
  </widget>
 </widget>
 <tabstops>
  <tabstop>lineEdit_Xc</tabstop>
  <tabstop>lineEdit_Yc</tabstop>
  <tabstop>lineEdit_H</tabstop>
  <tabstop>lineEdit_W</tabstop>
  <tabstop>push_FrameLock</tabstop>
  <tabstop>lineEdit_Angle</tabstop>
  <tabstop>lineEdit_Linear</tabstop>
  <tabstop>lineEdit_LineTime</tabstop>
  <tabstop>push_SpeedLock</tabstop>
  <tabstop>lineEdit_FrameTime</tabstop>
  <tabstop>lineEdit_Pixels</tabstop>
  <tabstop>lineEdit_Lines</tabstop>
  <tabstop>push_DataLock</tabstop>
  <tabstop>comboBox_Channel</tabstop>
  <tabstop>comboBox_Processing</tabstop>
  <tabstop>push_scanCoordinates</tabstop>
  <tabstop>push_aspectLocked</tabstop>
  <tabstop>push_autoLevel</tabstop>
  <tabstop>push_autoRange</tabstop>
  <tabstop>push_Scan</tabstop>
  <tabstop>checkBox</tabstop>
  <tabstop>push_Servers</tabstop>
  <tabstop>push_Abort</tabstop>
  <tabstop>comboBox_PostProcessing</tabstop>
  <tabstop>push_apply2DFit</tabstop>
  <tabstop>push_setView</tabstop>
  <tabstop>comboBox_scanMode</tabstop>
  <tabstop>push_scanModeSet</tabstop>
  <tabstop>lineEdit_XTilt</tabstop>
  <tabstop>lineEdit_YTilt</tabstop>
 </tabstops>
 <resources>
  <include location="../Resources/nSOTScannerResources.qrc"/>
 </resources>
 <connections/>
</ui>
